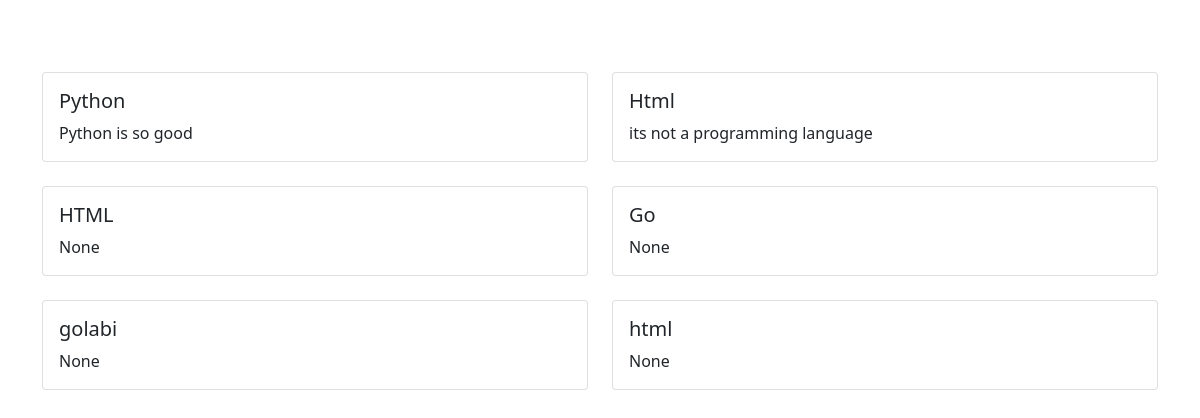
The app's page /, older data.
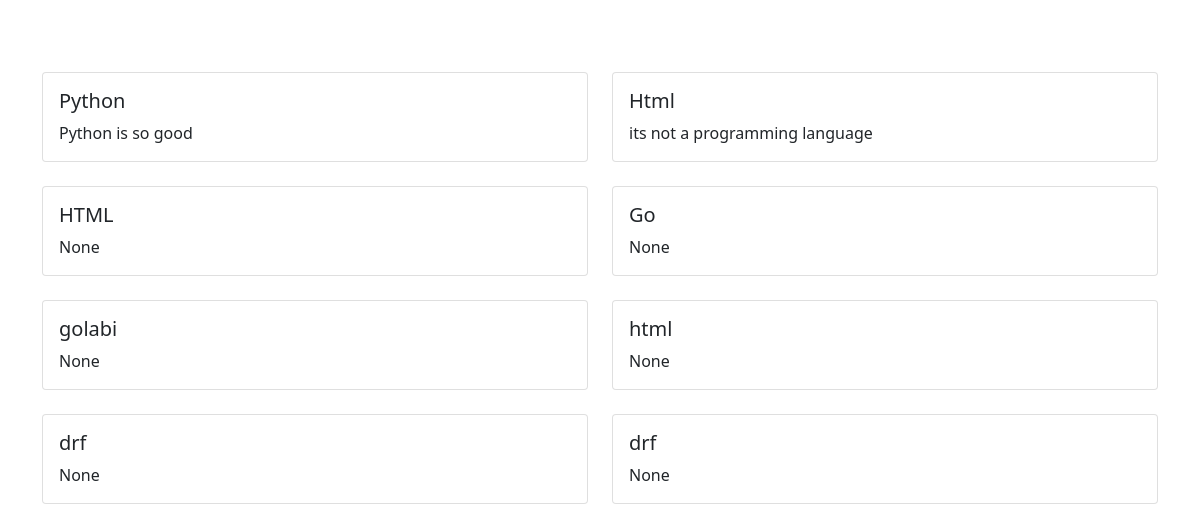
The same page, newer data.
### blog/models.py (models this page shows, shortened)
class Article(models.Model):
    user = models.ForeignKey(User, on_delete=models.CASCADE, related_name="articles", blank=True, null=True)
    title = models.CharField(max_length=100)
    description = models.CharField(max_length=200, null=True, blank=True)
    Text = models.TextField()
    datetime = models.DateTimeField(auto_now_add=True)

### blog/views.py (the view)
# urls.py: path('', views.blog_view, name="blogView"),
def blog_view(request):
    article = Article.objects.all()
    return render(request, "blog/index.html", context={"articles": article})

### blog/templates/blog/index.html (shortened to what this page needs)
<!DOCTYPE html>
<html lang="en">
<head>
    <link href="https://cdn.jsdelivr.net/npm/bootstrap@5.0.2/dist/css/bootstrap.min.css" rel="stylesheet"
>
</head>
<body>
<div class="container">
    <div class="row row-cols-1 row-cols-md-2 g-4 mt-5">
        {% for article in articles %}
            <div class="col">
                <div class="card">
                    <div class="card-body">
                        <h5 class="card-title">{{ article.title }}</h5>
                        <p class="card-text">{{ article.description }}</p>
                    </div>
                </div>
            </div>
        {% endfor %}
    </div>
</div>
</body>
</html>

Row changes from the older to the newer data that the page shows:
added Article: title "drf", description "None"
added Article: title "drf", description "None"
